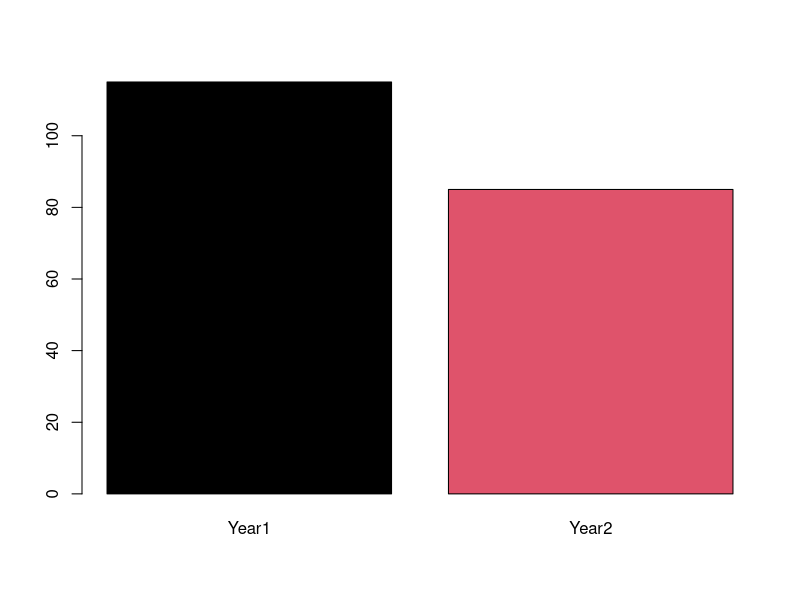
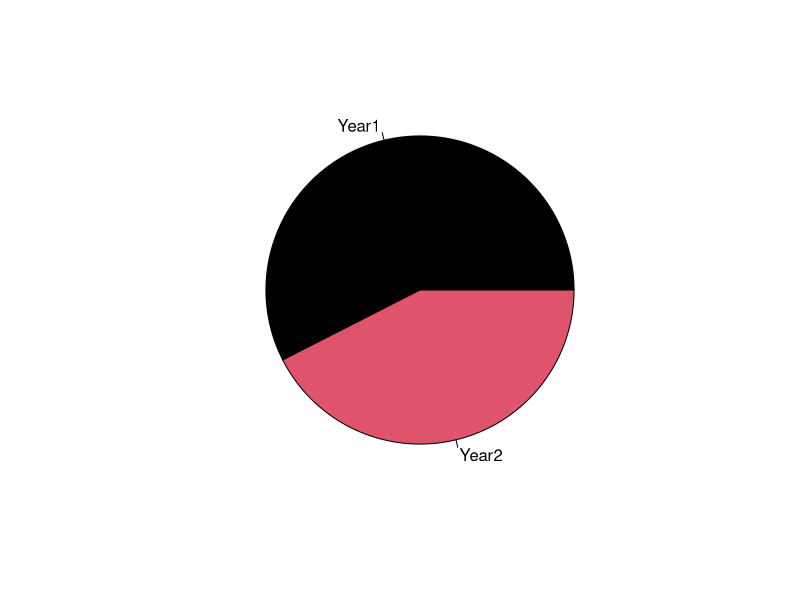
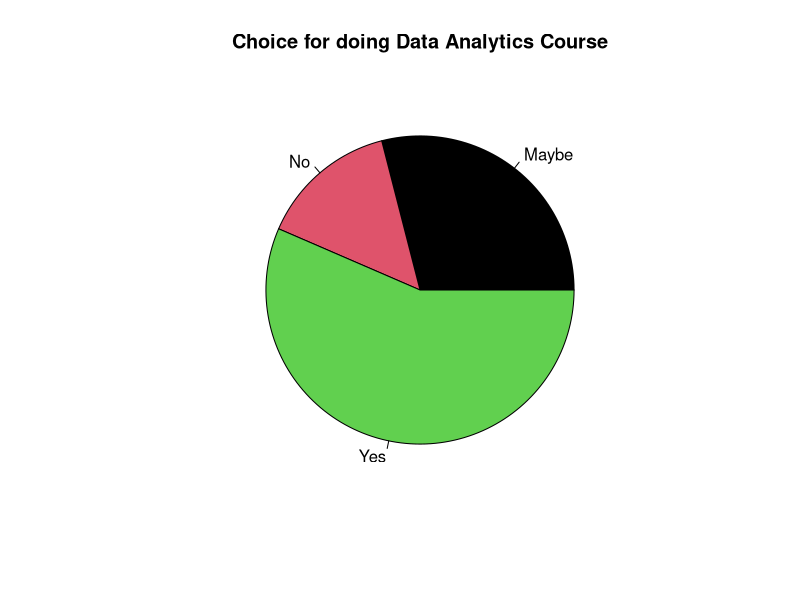

R code for these plots, in order: (Note: this script raises an error after producing the figures.)
#case - Visualisation

#libraries
library(dplyr)
library(ggplot2)

#MBA students from 2 year course, each has 2 sections; two Genders, 
#Profile of Students
n=200
(rollno = 101:(100+n))
(gender = sample(c('M','F'), size=n, replace=T, prob=c(.6, .4)))
(batch = sample(c('Year1','Year2'), size=n, replace=T, prob=c(.6, .4)))
(section = sample(c('SecA','SecB'), size=n, replace=T, prob=c(.5, .5)))
(ugcourse = sample(c('BTECH','BCOM','BA', "OTHERS"), size=n, replace=T, prob=c(.2, .3, .2, .3)))
(ugscore = round(rnorm(100, mean=63, sd=10),0))

students = data.frame(rollno, gender, batch, section, ugcourse, ugscore)

students %>% group_by(batch) %>% tally() #s1
students %>% group_by(batch, gender) %>% tally() #s2
students %>% group_by(batch, section) %>% tally() #s3
students %>% group_by(batch, section, gender) %>% tally() #s4
students %>% group_by(batch, ugcourse) %>% tally() #s5
(s6 <- students %>% group_by(batch, section, gender, ugcourse) %>% summarise(meanUGscore = mean(ugscore, na.rm=T))) #s6



#data1
#Survey was conducted to take view of Student as to level of the knowledge they had on Data Analytics
ratings = c('Excellent','VeryGood', 'Good','Satisfactory', 'Poor')
rev(ratings)
(fratings = factor(x=ratings, ordered=T, levels=rev(ratings)))
(klevels1 = sample(fratings, size=n, replace=T, prob=c(.02, .1, .2,.48,.2)))
table(klevels1)

#Qs asked as to how many wanted to learn Data Analytics so that a central programme could be conducted
(learnDA = sample(c('Yes','No', 'Maybe'), size=n, replace=T, prob=c(.6, .1,.3)))

#A online quiz was conducted to assess the knowledge, it was planned that same/similar test be conducted if the training was conducted to see the improvement: prior-test results were as follows
(prob1 = c(.2, .395, rep(.075,4), rep(.025,4),0.005)); sum(prob1); length(prob1)
(priorTest = sample(x=0:10, size=n, replace=T, prob=prob1))
table(priorTest)

#should the course be conducted if it is important for MBA Students ?????

#Half way through Qs was asked and similar quiz test was conducted with a feedback to know student satisfaction
(prob2 = c(.05, .09, rep(.09,4), rep(.1,4),0.1)); sum(prob2); length(prob2)
(midTest = sample(x=0:10, size=n, replace=T, prob=prob2))
table(midTest)

#End of the course quiz and feedback was collected
(prob3 = c(.0005, .005, rep(.05,4), rep(.14,4),0.2345)); sum(prob3); length(prob3)
(endTest = sample(x=0:10, size=n, replace=T, prob=prob3))
table(endTest)
#ratings of knowledge 
fratings
(klevels2 = sample(fratings, size=n, replace=T, prob=c(.3, .3, .24,.15,.01)))
table(klevels2)

#how does institution and student feel about the program
dscourse = data.frame(rollno, klevels1, klevels2, learnDA, priorTest, midTest, endTest)
head(dscourse)

#more analysis - gender wise
#end ----------------------------------------------------
#graphs
students
str(students)
dscourse
studentsDScourse = merge(students, dscourse)  #merge two data
head(studentsDScourse)
str(studentsDScourse)

#visualise the profile
#baseplot
(g1a <- barplot(table(students$batch), col=1:2))
(g1b <- pie(table(students$batch), col=1:2))
(g1c <- pie(table(studentsDScourse$learnDA), col=1:3, main='Choice for doing Data Analytics Course'))
(g1d <- hist(studentDScourse$priorTest))
(g1e <- hist(studentDScourse$priorTest, breaks=5, col=1:5))


#ggplot

(g2a <- ggplot(students, aes(x=batch, fill=section)) + stat_count( geom = "bar") + geom_text(stat='count', aes(label=..count..), vjust=-1, position = 'stack')  +  ggtitle("Number of Students : Year | Section" ))

(g2b <- ggplot(students, aes(x=ugcourse, fill=gender)) + stat_count( geom = "bar", show.legend = T) + facet_grid(batch ~ section) +  ggtitle("Number of Students : UG Course(Prior) | Section" ) + geom_text(stat='count', aes(label=..count..), vjust=0, position = 'stack'))

(g2c <- ggplot(students, aes(x=ugcourse, fill=gender)) + stat_count( geom = "bar", show.legend = T, position=position_dodge2(.8, preserve = "single")) + facet_grid(batch ~ section) + geom_text(stat='count', aes(label=..count..), vjust=-1, position = position_dodge2(.8)))

head(s6)
(g2d <- ggplot(s6, aes(x=ugcourse, fill=gender, y=meanUGscore)) + geom_bar(stat='identity', position=position_dodge2(.7, preserve = "single")) + facet_grid(batch ~ section) + ggtitle('Mean UG Score : Year - Section | Gender wise') + geom_text(aes(label=round(meanUGscore,0), y=meanUGscore), vjust=-1, position = position_dodge2(.8)))
#mean UG Scores : Year - Section | Gender wise

#Stage-1 : Before Course
bc =c('learnDA', 'klevels1', 'priorTest')
profile = c('batch','section','gender','ugcourse')
head(studentsDScourse[,c('rollno', profile, bc)])
(g2a <- ggplot(studentsDScourse, aes(x=klevels1, fill=learnDA)) + stat_count( geom = "bar",position=position_dodge2(.7, preserve = "single")) + geom_text(stat='count', aes(label=..count..), vjust=-1, position= position_dodge2(.7, preserve = 'single')) +  facet_grid(batch ~ section) + ggtitle('Students with Different Knowledge Levels Wanting to Learning Data Analyitcs \n Knowledge Levels vs Count | Batch vs Sections')  + ylim(c(0,20))  + guides(ylab='Count') + labs(fill='Student Choice') + xlab("Knowledge Levels"))

(g2b <- ggplot(studentsDScourse, aes(x=klevels1, fill=learnDA)) + stat_count( geom = "bar", position=position_dodge2(.7, preserve = "single")) + geom_text(stat='count', aes(label=..count..), vjust=-1, position= position_dodge2(.7, preserve = 'single')) +  facet_grid(batch + section  ~ gender) + ylim(c(0,15)) + labs(fill='Student Choice') + ggtitle('Students with Different Knowledge Levels Wanting to Learning Data Analyitcs \n Knowledge Levels vs Count | Batch vs Sections vs Gender') + theme(legend.position = 'top',legend.direction = "horizontal") + scale_fill_manual(values=c("blue", "red", "green")) + xlab("Knowledge Levels"))

#see the prior test score - histogram
(g3a <- ggplot(studentsDScourse, aes(x=priorTest)) + geom_histogram(position="identity", fill="blue", color='black', alpha=0.2, bins = 10) +  facet_grid(batch ~ section) + ggtitle("Test Scores prior to Course : Score vs Count | Batch vs Section") + xlab('Test Score from 10') )

#using stat_bin and labels
(g3b <- ggplot(studentsDScourse, aes(x=priorTest)) +   stat_bin(breaks=c(0,2,4,6,8,10), fill='green', color='red') + stat_bin(breaks=c(0,2,4,6,8,10), geom='text', aes(label=..count..), pad=T) +  facet_grid(batch ~ section) + ggtitle("Test Scores prior to Course : Score vs Count | Batch vs Section") + xlab('Test Score from 10') )

(g3b <- ggplot(studentsDScourse, aes(x=priorTest)) +   stat_bin(breaks=c(0,2,4,6,8,10), fill='green', color='red', closed='left') + stat_bin(breaks=c(0,2,4,6,8,10), geom='text', aes(label=..count..), pad=T) +  facet_grid(ugcourse ~ batch) + ggtitle("Test Scores prior to Course : Score vs Count | Batch vs Section") + xlab('Test Score from 10') )

#Course in 
options(digit=2)
(g3c <- ggplot(studentsDScourse, aes(x= priorTest)) +   geom_bar(aes(y = ..prop.., ), stat="count", fill='green', colour='red', alpha=.5 ) +  geom_text(aes(label = scales::percent(..prop..,2), y= ..prop..), stat= "count", vjust = -.5) + ggtitle("Test Scores prior to Course : Score vs Count | Batch vs Section") +  facet_grid(batch ~ section) + scale_y_continuous(name="Percentage of Students", labels=scales::percent_format(accuracy=1), limits =c(0,.6)) + xlab('Test Score from 10'))
#ggsave("hist.png", p, height=4, width=6, dpi=150) #save last graph
